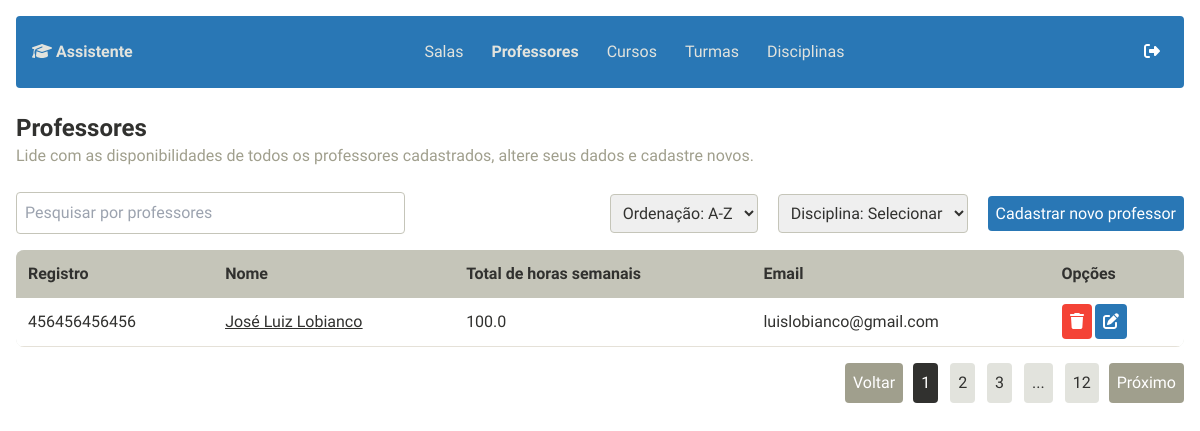
Before: /professors/ with the older database file.
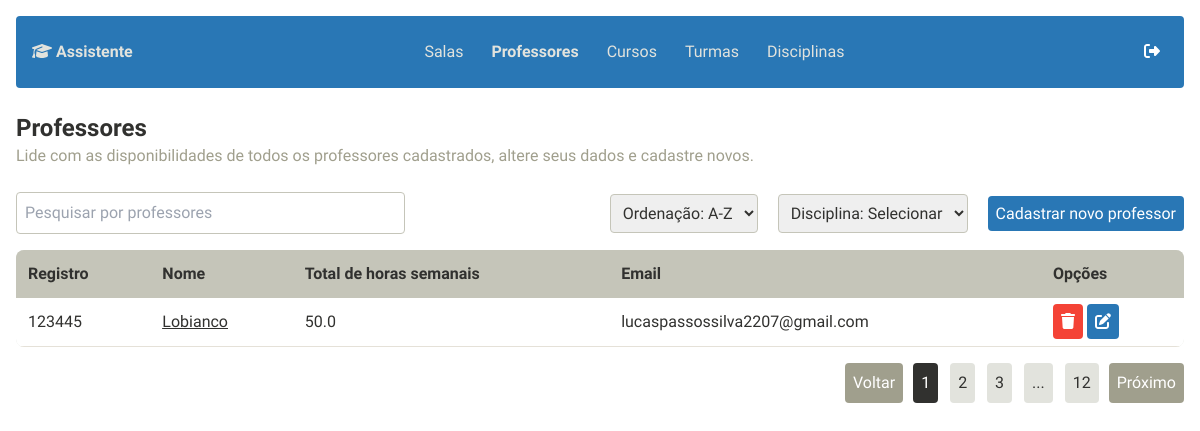
After: the same page with the newer database file.
### professors/models.py (models this page shows, shortened)
class Professor(models.Model):
    nome = models.CharField(max_length=100)
    email = models.EmailField(default="")
    ra = models.CharField(max_length=20, unique=True, default="")
    max_horas = models.FloatField()
    horas_atuais = models.FloatField(default=0.0)

### professors/views.py (the view)
# urls.py: path('', views.listar_professores, name="listar_professores"),
def listar_professores(request):
    professores = Professor.objects.all()
    return render(request, 'professors/listar_prof.html', {'professores': professores})

### professors/templates/professors/listar_prof.html (shortened to what the changed rows need)
<!DOCTYPE html>
<html lang="pt-BR">
  <head>
    {% include "app/custom/imports.html" %}
  </head>
  <body class="font-montserrat bg-background text-custom1">
    <div class="min-h-screen p-4">
      <div class="mb-6">
        <h1 class="text-2xl font-bold">Professores</h1>
      </div>
      <table class="min-w-full bg-custom3 rounded-lg overflow-hidden">
        <thead>
          <tr class="text-left text-custom1 bg-custom5">
            <th class="p-3">Registro</th>
            <th class="p-3">Nome</th>
            <th class="p-3">Total de horas semanais</th>
            <th class="p-3">Email</th>
            <th class="p-3">Opções</th>
          </tr>
        </thead>
        <tbody class="bg-white">
          {% for professor in professores %}
          <tr class="border-b border-custom4 hover:bg-custom4 transition-all">
            <td class="p-3">{{ professor.ra }}</td>
            <td class="p-3 underline"><a href="{% url 'detalhes_professor' professor.id %}">{{professor.nome}}</a></td>
            <td class="p-3">{{professor.max_horas}}</td>
            <td class="p-3">{{ professor.email }}</td>
            <td class="p-3">
              <a
                href="{% url 'deletar_professor' professor.id %}"
                class="bg-error text-white p-2 rounded hover:bg-custom2 transition-colors"
                ><i class="fa-solid fa-trash"></i
              ></a>
              <a
                href="{% url 'editar_professor' professor.id %}"
                class="bg-custom6 text-white p-2 rounded hover:bg-custom2 transition-colors"
                ><i class="fa-solid fa-pen-to-square"></i
              ></a>
            </td>
          </tr>
          {% empty %}
          <tr class="border-b border-custom4">
            <td colspan="5" class="p-3 text-center text-custom2">
              Nenhum professor cadastrado.
            </td>
          </tr>
          {% endfor %}
        </tbody>
      </table>
    </div>
  </body>
</html>

Changed rows visible on the page:
removed Professor: ra "456456456456", nome "José Luiz Lobianco", max_horas "100.0", email "luislobianco@gmail.com"
added Professor: ra "123445", nome "Lobianco", max_horas "50.0", email "lucaspassossilva2207@gmail.com"
